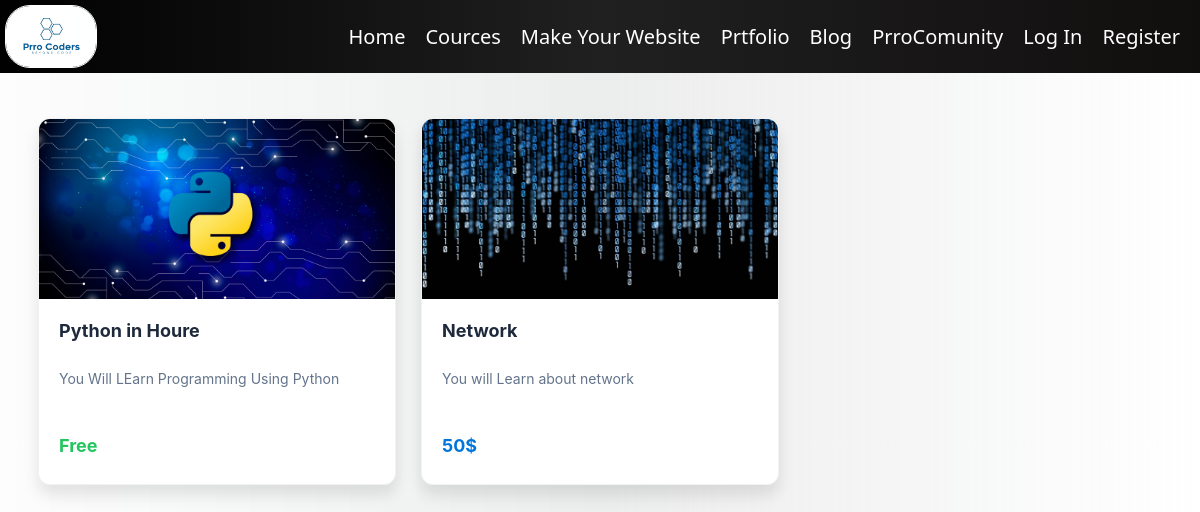
Screenshot of /Cources/ with the database file from the repository.
### CourcePanal/models.py (models this page shows)
class Cource(models.Model):
    image = models.ImageField(upload_to='courses/', default='default.png')
    Name = models.CharField(max_length=30)
    description = models.CharField(max_length=400)
    duration = models.IntegerField()
    isActive = models.BooleanField(default=True)
    By = models.CharField(max_length=30)
    price = models.IntegerField()
    lang = models.ForeignKey(lang, on_delete=models.CASCADE, related_name='Cource')

### CourcePanal/views.py (the view)
# urls.py: path('', views.Cource_view, name='Cource'),
def Cource_view(request):
    return render(request, 'Cource/index.html', {
        'Cources':Cource.objects.all()
    })

### templates/Cource/index.html (shortened to what this page needs)
{% extends 'layout.html' %}
{% block body %}
{% load static %}
<link rel="stylesheet" href="{% static 'Cource/style.css' %}">
<div class="Cources">
    {% for Cource in Cources %}
        {% if Cource.isActive == True %}
            <a href="{% if user.is_authenticated %}{% url 'oneCource' Cource.id %}{% else %}{% url 'Login' %}{% endif %}" class="a-Cource">
                <div class="Cource">
                    <div class="img-container">
                        {% if Cource.image %}
                            <img src="{{ Cource.image.url }}" alt="Course Image" class="img">
                        {% else %}
                            <img src="/media/default.png" alt="Default Image" class="img">
                        {% endif %}
                    </div>
                    <div class="course-content">
                        <h1 class="name">{{Cource.Name}}</h1>
                        <p class="des">{{Cource.description}}</p>
                    </div>
                    <div class="course-footer">
                        <div class="price-tag">
                            {% if Cource.price == 0 %}
                                <h4 class="free"><strong>Free</strong></h4>
                            {% else %}
                                <h4 class="price"><strong>{{Cource.price}}$</strong></h4>
                            {% endif %}
                        </div>
                    </div>
                </div>
            </a>
        {% endif %}
    {% endfor %}
</div>
{% endblock %}

### static/style.css (style rules this page uses)
body { background: linear-gradient(90deg, #ffffffaf 0%, #e8e8e8c1 50%, #ffffff 100%); font-family: 'Segoe UI', Tahoma, Geneva, Verdana, sans-serif; }

### static/Cource/style.css (style rules this page uses)
:root { --primary: #0076db; --primary-dark: #005fb7; --secondary: #22c55e; --secondary-dark: #16a34a; --text-light: #f8fafc; --text-dark: #1e293b; --background: #f8fafc; --card-shadow: 0 10px 15px rgba(0, 0, 0, 0.1); --hover-shadow: 0 15px 30px rgba(0, 0, 0, 0.15); --transition-speed: 0.3s; }
body { background-color: var(--background); font-family: -apple-system, BlinkMacSystemFont, "Segoe UI", Roboto, Oxygen, Ubuntu, Cantarell, sans-serif; }
.Cources { display: grid; grid-template-columns: repeat(auto-fill, minmax(300px, 1fr)); gap: 25px; padding: 30px; max-width: 1200px; margin: 0 auto; }
.a-Cource { text-decoration: none; width: 100%; cursor: pointer; transition: transform var(--transition-speed) ease; display: block; }
.Cource { background: white; color: var(--text-dark); border-radius: 12px; overflow: hidden; box-shadow: var(--card-shadow); transition: all var(--transition-speed) ease; height: 100%; display: flex; flex-direction: column; position: relative; border: 1px solid rgba(0, 0, 0, 0.05); }
.img-container { position: relative; overflow: hidden; height: 180px; }
.img { width: 100%; height: 180px; object-fit: cover; transition: transform 0.5s ease; border: none; }
.course-content { padding: 20px; display: flex; flex-direction: column; flex-grow: 1; }
.name { font-size: 18px; font-weight: 700; color: var(--text-dark); margin: 0 0 12px 0; line-height: 1.3; transition: color var(--transition-speed) ease; }
.des { font-size: 14px; line-height: 1.6; color: #64748b; margin-bottom: 15px; flex-grow: 1; }
.course-footer { padding: 0 20px 20px; display: flex; justify-content: space-between; align-items: center; }
.price-tag { display: inline-flex; align-items: center; font-weight: 700; font-size: 18px; }
.price { color: var(--primary); margin: 0; padding: 0; display: flex; align-items: center; }
.free { color: var(--secondary); margin: 0; padding: 0; display: flex; align-items: center; }
.Cource { animation: fadeIn 0.5s ease-out forwards; }
.Cources > .a-Cource:nth-child(1) { animation-delay: 0.1s; }
.Cources > .a-Cource:nth-child(2) { animation-delay: 0.2s; }

### templates/layout.html (style rules this page uses)
body { font-family: 'Segoe UI', Tahoma, Geneva, Verdana, sans-serif; }

### rows the page displays
Cource: image (picture), Name "Python in Houre", description "You Will LEarn Programming Using Python", price "Free"
Cource: image (picture), Name "Network", description "You will Learn about network", price "50"
